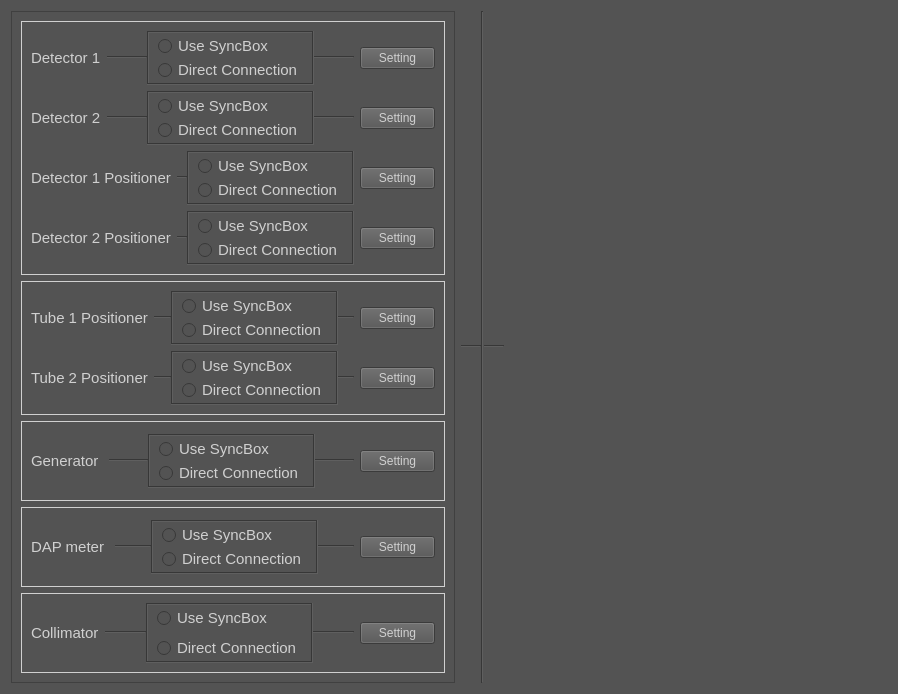
<?xml version="1.0" encoding="UTF-8"?>
<ui version="4.0">
 <class>ConnectionSetupWidget</class>
 <widget class="QWidget" name="ConnectionSetupWidget">
  <property name="geometry">
   <rect>
    <x>0</x>
    <y>0</y>
    <width>898</width>
    <height>694</height>
   </rect>
  </property>
  <property name="font">
   <font>
    <pointsize>11</pointsize>
   </font>
  </property>
  <property name="windowTitle">
   <string>Form</string>
  </property>
  <property name="styleSheet">
   <string notr="true">background-color: rgb(83, 83, 83);
color: rgb(208, 208, 208);</string>
  </property>
  <layout class="QHBoxLayout" name="mainHorizontalLayout">
   <item>
    <widget class="QScrollArea" name="scrollArea">
     <property name="widgetResizable">
      <bool>true</bool>
     </property>
     <widget class="QWidget" name="scrollAreaWidgetContents">
      <property name="geometry">
       <rect>
        <x>0</x>
        <y>-182</y>
        <width>511</width>
        <height>835</height>
       </rect>
      </property>
      <layout class="QVBoxLayout" name="verticalLayout_15">
       <item>
        <widget class="QFrame" name="detectorFrame">
         <property name="frameShape">
          <enum>QFrame::Shape::Box</enum>
         </property>
         <property name="frameShadow">
          <enum>QFrame::Shadow::Plain</enum>
         </property>
         <layout class="QVBoxLayout" name="verticalLayout_6">
          <item>
           <layout class="QHBoxLayout" name="horizontalLayout_10">
            <item>
             <widget class="QLabel" name="detector1Lbl">
              <property name="sizePolicy">
               <sizepolicy hsizetype="Fixed" vsizetype="Preferred">
                <horstretch>0</horstretch>
                <verstretch>0</verstretch>
               </sizepolicy>
              </property>
              <property name="font">
               <font>
                <pointsize>11</pointsize>
               </font>
              </property>
              <property name="text">
               <string>Detector 1</string>
              </property>
             </widget>
            </item>
            <item>
             <layout class="QHBoxLayout" name="horizontalLayout">
              <property name="spacing">
               <number>0</number>
              </property>
              <item>
               <widget class="Line" name="line_2">
                <property name="orientation">
                 <enum>Qt::Orientation::Horizontal</enum>
                </property>
               </widget>
              </item>
              <item>
               <widget class="QFrame" name="detectorOptionsFrame">
                <property name="font">
                 <font>
                  <pointsize>11</pointsize>
                 </font>
                </property>
                <property name="frameShape">
                 <enum>QFrame::Shape::Box</enum>
                </property>
                <property name="frameShadow">
                 <enum>QFrame::Shadow::Sunken</enum>
                </property>
                <layout class="QVBoxLayout" name="verticalLayout">
                 <property name="spacing">
                  <number>0</number>
                 </property>
                 <property name="topMargin">
                  <number>1</number>
                 </property>
                 <property name="bottomMargin">
                  <number>1</number>
                 </property>
                 <item>
                  <widget class="QRadioButton" name="detector1SyncBoxRadioButton">
                   <property name="font">
                    <font>
                     <pointsize>11</pointsize>
                    </font>
                   </property>
                   <property name="text">
                    <string>Use SyncBox</string>
                   </property>
                  </widget>
                 </item>
                 <item>
                  <widget class="QRadioButton" name="detector1DirectConnectRadioButton">
                   <property name="font">
                    <font>
                     <pointsize>11</pointsize>
                    </font>
                   </property>
                   <property name="text">
                    <string>Direct Connection</string>
                   </property>
                  </widget>
                 </item>
                </layout>
               </widget>
              </item>
              <item>
               <widget class="Line" name="line_3">
                <property name="orientation">
                 <enum>Qt::Orientation::Horizontal</enum>
                </property>
               </widget>
              </item>
             </layout>
            </item>
            <item>
             <widget class="QPushButton" name="detector1SettingBtn">
              <property name="maximumSize">
               <size>
                <width>75</width>
                <height>16777215</height>
               </size>
              </property>
              <property name="text">
               <string>Setting</string>
              </property>
             </widget>
            </item>
           </layout>
          </item>
          <item>
           <layout class="QHBoxLayout" name="horizontalLayout_13">
            <item>
             <widget class="QLabel" name="detector2Lbl">
              <property name="sizePolicy">
               <sizepolicy hsizetype="Fixed" vsizetype="Preferred">
                <horstretch>0</horstretch>
                <verstretch>0</verstretch>
               </sizepolicy>
              </property>
              <property name="font">
               <font>
                <pointsize>11</pointsize>
               </font>
              </property>
              <property name="text">
               <string>Detector 2</string>
              </property>
             </widget>
            </item>
            <item>
             <layout class="QHBoxLayout" name="horizontalLayout_14">
              <property name="spacing">
               <number>0</number>
              </property>
              <item>
               <widget class="Line" name="line_4">
                <property name="orientation">
                 <enum>Qt::Orientation::Horizontal</enum>
                </property>
               </widget>
              </item>
              <item>
               <widget class="QFrame" name="detector2OptionsFrame">
                <property name="font">
                 <font>
                  <pointsize>11</pointsize>
                 </font>
                </property>
                <property name="frameShape">
                 <enum>QFrame::Shape::Box</enum>
                </property>
                <property name="frameShadow">
                 <enum>QFrame::Shadow::Sunken</enum>
                </property>
                <layout class="QVBoxLayout" name="verticalLayout_4">
                 <property name="spacing">
                  <number>0</number>
                 </property>
                 <property name="topMargin">
                  <number>1</number>
                 </property>
                 <property name="bottomMargin">
                  <number>1</number>
                 </property>
                 <item>
                  <widget class="QRadioButton" name="detector2SyncBoxRadioButton">
                   <property name="font">
                    <font>
                     <pointsize>11</pointsize>
                    </font>
                   </property>
                   <property name="text">
                    <string>Use SyncBox</string>
                   </property>
                  </widget>
                 </item>
                 <item>
                  <widget class="QRadioButton" name="detector2DirectConnectRadioButton">
                   <property name="font">
                    <font>
                     <pointsize>11</pointsize>
                    </font>
                   </property>
                   <property name="text">
                    <string>Direct Connection</string>
                   </property>
                  </widget>
                 </item>
                </layout>
               </widget>
              </item>
              <item>
               <widget class="Line" name="line_9">
                <property name="orientation">
                 <enum>Qt::Orientation::Horizontal</enum>
                </property>
               </widget>
              </item>
             </layout>
            </item>
            <item>
             <widget class="QPushButton" name="detector2SettingBtn">
              <property name="maximumSize">
               <size>
                <width>75</width>
                <height>16777215</height>
               </size>
              </property>
              <property name="text">
               <string>Setting</string>
              </property>
             </widget>
            </item>
           </layout>
          </item>
          <item>
           <layout class="QHBoxLayout" name="horizontalLayout_12">
            <item>
             <widget class="QLabel" name="detector1PositionerLbl">
              <property name="sizePolicy">
               <sizepolicy hsizetype="Fixed" vsizetype="Preferred">
                <horstretch>0</horstretch>
                <verstretch>0</verstretch>
               </sizepolicy>
              </property>
              <property name="font">
               <font>
                <pointsize>11</pointsize>
               </font>
              </property>
              <property name="text">
               <string>Detector 1 Positioner</string>
              </property>
             </widget>
            </item>
            <item>
             <layout class="QHBoxLayout" name="horizontalLayout_7">
              <property name="spacing">
               <number>0</number>
              </property>
              <item>
               <widget class="Line" name="line_23">
                <property name="minimumSize">
                 <size>
                  <width>10</width>
                  <height>0</height>
                 </size>
                </property>
                <property name="orientation">
                 <enum>Qt::Orientation::Horizontal</enum>
                </property>
               </widget>
              </item>
              <item>
               <widget class="QFrame" name="detector1PositionerOptionsFrame">
                <property name="font">
                 <font>
                  <pointsize>11</pointsize>
                 </font>
                </property>
                <property name="frameShape">
                 <enum>QFrame::Shape::Box</enum>
                </property>
                <property name="frameShadow">
                 <enum>QFrame::Shadow::Sunken</enum>
                </property>
                <layout class="QVBoxLayout" name="verticalLayout_9">
                 <property name="spacing">
                  <number>0</number>
                 </property>
                 <property name="topMargin">
                  <number>1</number>
                 </property>
                 <property name="bottomMargin">
                  <number>1</number>
                 </property>
                 <item>
                  <widget class="QRadioButton" name="detector1PositionerSyncBoxRadioButton">
                   <property name="font">
                    <font>
                     <pointsize>11</pointsize>
                    </font>
                   </property>
                   <property name="text">
                    <string>Use SyncBox</string>
                   </property>
                  </widget>
                 </item>
                 <item>
                  <widget class="QRadioButton" name="detector1PositionerDirectConnectRadioButton">
                   <property name="font">
                    <font>
                     <pointsize>11</pointsize>
                    </font>
                   </property>
                   <property name="text">
                    <string>Direct Connection</string>
                   </property>
                  </widget>
                 </item>
                </layout>
               </widget>
              </item>
              <item>
               <widget class="Line" name="line_24">
                <property name="orientation">
                 <enum>Qt::Orientation::Horizontal</enum>
                </property>
               </widget>
              </item>
             </layout>
            </item>
            <item>
             <widget class="QPushButton" name="detector1PositionerSettingBtn">
              <property name="maximumSize">
               <size>
                <width>75</width>
                <height>16777215</height>
               </size>
              </property>
              <property name="text">
               <string>Setting</string>
              </property>
             </widget>
            </item>
           </layout>
          </item>
          <item>
           <layout class="QHBoxLayout" name="horizontalLayout_15">
            <item>
             <widget class="QLabel" name="detector2PositionerLbl">
              <property name="sizePolicy">
               <sizepolicy hsizetype="Fixed" vsizetype="Preferred">
                <horstretch>0</horstretch>
                <verstretch>0</verstretch>
               </sizepolicy>
              </property>
              <property name="font">
               <font>
                <pointsize>11</pointsize>
               </font>
              </property>
              <property name="text">
               <string>Detector 2 Positioner</string>
              </property>
             </widget>
            </item>
            <item>
             <layout class="QHBoxLayout" name="horizontalLayout_2">
              <property name="spacing">
               <number>0</number>
              </property>
              <item>
               <widget class="Line" name="line_5">
                <property name="minimumSize">
                 <size>
                  <width>10</width>
                  <height>0</height>
                 </size>
                </property>
                <property name="orientation">
                 <enum>Qt::Orientation::Horizontal</enum>
                </property>
               </widget>
              </item>
              <item>
               <widget class="QFrame" name="detector2PositionerOptionsFrame">
                <property name="font">
                 <font>
                  <pointsize>11</pointsize>
                 </font>
                </property>
                <property name="frameShape">
                 <enum>QFrame::Shape::Box</enum>
                </property>
                <property name="frameShadow">
                 <enum>QFrame::Shadow::Sunken</enum>
                </property>
                <layout class="QVBoxLayout" name="verticalLayout_2">
                 <property name="spacing">
                  <number>0</number>
                 </property>
                 <property name="topMargin">
                  <number>1</number>
                 </property>
                 <property name="bottomMargin">
                  <number>1</number>
                 </property>
                 <item>
                  <widget class="QRadioButton" name="detector2PositionerSyncBoxRadioButton">
                   <property name="font">
                    <font>
                     <pointsize>11</pointsize>
                    </font>
                   </property>
                   <property name="text">
                    <string>Use SyncBox</string>
                   </property>
                  </widget>
                 </item>
                 <item>
                  <widget class="QRadioButton" name="detector2PositionerDirectConnectRadioButton">
                   <property name="font">
                    <font>
                     <pointsize>11</pointsize>
                    </font>
                   </property>
                   <property name="text">
                    <string>Direct Connection</string>
                   </property>
                  </widget>
                 </item>
                </layout>
               </widget>
              </item>
              <item>
               <widget class="Line" name="line_6">
                <property name="orientation">
                 <enum>Qt::Orientation::Horizontal</enum>
                </property>
               </widget>
              </item>
             </layout>
            </item>
            <item>
             <widget class="QPushButton" name="detector2PositionerSettingBtn">
              <property name="maximumSize">
               <size>
                <width>75</width>
                <height>16777215</height>
               </size>
              </property>
              <property name="text">
               <string>Setting</string>
              </property>
             </widget>
            </item>
           </layout>
          </item>
         </layout>
        </widget>
       </item>
       <item>
        <widget class="QFrame" name="tubeFrame">
         <property name="frameShape">
          <enum>QFrame::Shape::Box</enum>
         </property>
         <property name="frameShadow">
          <enum>QFrame::Shadow::Plain</enum>
         </property>
         <layout class="QVBoxLayout" name="verticalLayout_7">
          <item>
           <layout class="QHBoxLayout" name="horizontalLayout_19">
            <item>
             <widget class="QLabel" name="tube1PositionerLbl">
              <property name="sizePolicy">
               <sizepolicy hsizetype="Fixed" vsizetype="Preferred">
                <horstretch>0</horstretch>
                <verstretch>0</verstretch>
               </sizepolicy>
              </property>
              <property name="font">
               <font>
                <pointsize>11</pointsize>
               </font>
              </property>
              <property name="text">
               <string>Tube 1 Positioner</string>
              </property>
             </widget>
            </item>
            <item>
             <layout class="QHBoxLayout" name="horizontalLayout_9">
              <property name="spacing">
               <number>0</number>
              </property>
              <item>
               <widget class="Line" name="line_25">
                <property name="minimumSize">
                 <size>
                  <width>10</width>
                  <height>0</height>
                 </size>
                </property>
                <property name="orientation">
                 <enum>Qt::Orientation::Horizontal</enum>
                </property>
               </widget>
              </item>
              <item>
               <widget class="QFrame" name="tube1PositionerOptionsFrame">
                <property name="font">
                 <font>
                  <pointsize>11</pointsize>
                 </font>
                </property>
                <property name="frameShape">
                 <enum>QFrame::Shape::Box</enum>
                </property>
                <property name="frameShadow">
                 <enum>QFrame::Shadow::Sunken</enum>
                </property>
                <layout class="QVBoxLayout" name="verticalLayout_11">
                 <property name="spacing">
                  <number>0</number>
                 </property>
                 <property name="topMargin">
                  <number>1</number>
                 </property>
                 <property name="bottomMargin">
                  <number>1</number>
                 </property>
                 <item>
                  <widget class="QRadioButton" name="tube1PositionerSyncBoxRadioButton">
                   <property name="font">
                    <font>
                     <pointsize>11</pointsize>
                    </font>
                   </property>
                   <property name="text">
                    <string>Use SyncBox</string>
                   </property>
                  </widget>
                 </item>
                 <item>
                  <widget class="QRadioButton" name="tube1PositionerDirectConnectRadioButton">
                   <property name="font">
                    <font>
                     <pointsize>11</pointsize>
                    </font>
                   </property>
                   <property name="text">
                    <string>Direct Connection</string>
                   </property>
                  </widget>
                 </item>
                </layout>
               </widget>
              </item>
              <item>
               <widget class="Line" name="line_26">
                <property name="orientation">
                 <enum>Qt::Orientation::Horizontal</enum>
                </property>
               </widget>
              </item>
             </layout>
            </item>
            <item>
             <widget class="QPushButton" name="tube1PositionerSettingBtn">
              <property name="maximumSize">
               <size>
                <width>75</width>
                <height>16777215</height>
               </size>
              </property>
              <property name="text">
               <string>Setting</string>
              </property>
             </widget>
            </item>
           </layout>
          </item>
          <item>
           <layout class="QHBoxLayout" name="horizontalLayout_20">
            <item>
             <widget class="QLabel" name="tube2PositionerLbl">
              <property name="sizePolicy">
               <sizepolicy hsizetype="Fixed" vsizetype="Preferred">
                <horstretch>0</horstretch>
                <verstretch>0</verstretch>
               </sizepolicy>
              </property>
              <property name="font">
               <font>
                <pointsize>11</pointsize>
               </font>
              </property>
              <property name="text">
               <string>Tube 2 Positioner</string>
              </property>
             </widget>
            </item>
            <item>
             <layout class="QHBoxLayout" name="horizontalLayout_21">
              <property name="spacing">
               <number>0</number>
              </property>
              <item>
               <widget class="Line" name="line_16">
                <property name="minimumSize">
                 <size>
                  <width>10</width>
                  <height>0</height>
                 </size>
                </property>
                <property name="orientation">
                 <enum>Qt::Orientation::Horizontal</enum>
                </property>
               </widget>
              </item>
              <item>
               <widget class="QFrame" name="tube2PositionerOptionsFrame">
                <property name="font">
                 <font>
                  <pointsize>11</pointsize>
                 </font>
                </property>
                <property name="frameShape">
                 <enum>QFrame::Shape::Box</enum>
                </property>
                <property name="frameShadow">
                 <enum>QFrame::Shadow::Sunken</enum>
                </property>
                <layout class="QVBoxLayout" name="verticalLayout_12">
                 <property name="spacing">
                  <number>0</number>
                 </property>
                 <property name="topMargin">
                  <number>1</number>
                 </property>
                 <property name="bottomMargin">
                  <number>1</number>
                 </property>
                 <item>
                  <widget class="QRadioButton" name="tube2positionerSyncBoxRadioButton">
                   <property name="font">
                    <font>
                     <pointsize>11</pointsize>
                    </font>
                   </property>
                   <property name="text">
                    <string>Use SyncBox</string>
                   </property>
                  </widget>
                 </item>
                 <item>
                  <widget class="QRadioButton" name="tube2PositionerDirectConnectRadioButton">
                   <property name="font">
                    <font>
                     <pointsize>11</pointsize>
                    </font>
                   </property>
                   <property name="text">
                    <string>Direct Connection</string>
                   </property>
                  </widget>
                 </item>
                </layout>
               </widget>
              </item>
              <item>
               <widget class="Line" name="line_17">
                <property name="orientation">
                 <enum>Qt::Orientation::Horizontal</enum>
                </property>
               </widget>
              </item>
             </layout>
            </item>
            <item>
             <widget class="QPushButton" name="tube2PositionerSettingBtn">
              <property name="maximumSize">
               <size>
                <width>75</width>
                <height>16777215</height>
               </size>
              </property>
              <property name="text">
               <string>Setting</string>
              </property>
             </widget>
            </item>
           </layout>
          </item>
         </layout>
        </widget>
       </item>
       <item>
        <widget class="QFrame" name="generatorFrame">
         <property name="frameShape">
          <enum>QFrame::Shape::Box</enum>
         </property>
         <property name="frameShadow">
          <enum>QFrame::Shadow::Plain</enum>
         </property>
         <layout class="QVBoxLayout" name="verticalLayout_8">
          <item>
           <layout class="QHBoxLayout" name="horizontalLayout_5">
            <item>
             <widget class="QLabel" name="generatorLbl">
              <property name="sizePolicy">
               <sizepolicy hsizetype="Fixed" vsizetype="Preferred">
                <horstretch>0</horstretch>
                <verstretch>0</verstretch>
               </sizepolicy>
              </property>
              <property name="font">
               <font>
                <pointsize>11</pointsize>
               </font>
              </property>
              <property name="text">
               <string>Generator </string>
              </property>
             </widget>
            </item>
            <item>
             <layout class="QHBoxLayout" name="horizontalLayout_3">
              <property name="spacing">
               <number>0</number>
              </property>
              <item>
               <widget class="Line" name="line_7">
                <property name="minimumSize">
                 <size>
                  <width>10</width>
                  <height>0</height>
                 </size>
                </property>
                <property name="orientation">
                 <enum>Qt::Orientation::Horizontal</enum>
                </property>
               </widget>
              </item>
              <item>
               <widget class="QFrame" name="generatorOptionsFrame">
                <property name="font">
                 <font>
                  <pointsize>11</pointsize>
                 </font>
                </property>
                <property name="frameShape">
                 <enum>QFrame::Shape::Box</enum>
                </property>
                <property name="frameShadow">
                 <enum>QFrame::Shadow::Sunken</enum>
                </property>
                <layout class="QVBoxLayout" name="verticalLayout_3">
                 <property name="spacing">
                  <number>0</number>
                 </property>
                 <property name="topMargin">
                  <number>1</number>
                 </property>
                 <property name="bottomMargin">
                  <number>1</number>
                 </property>
                 <item>
                  <widget class="QRadioButton" name="generatorSyncBoxRadioButton">
                   <property name="font">
                    <font>
                     <pointsize>11</pointsize>
                    </font>
                   </property>
                   <property name="text">
                    <string>Use SyncBox</string>
                   </property>
                  </widget>
                 </item>
                 <item>
                  <widget class="QRadioButton" name="generatorDirectConnectRadioButton">
                   <property name="font">
                    <font>
                     <pointsize>11</pointsize>
                    </font>
                   </property>
                   <property name="text">
                    <string>Direct Connection</string>
                   </property>
                  </widget>
                 </item>
                </layout>
               </widget>
              </item>
              <item>
               <widget class="Line" name="line_8">
                <property name="orientation">
                 <enum>Qt::Orientation::Horizontal</enum>
                </property>
               </widget>
              </item>
             </layout>
            </item>
            <item>
             <widget class="QPushButton" name="generatorSettingBtn">
              <property name="maximumSize">
               <size>
                <width>75</width>
                <height>16777215</height>
               </size>
              </property>
              <property name="text">
               <string>Setting</string>
              </property>
             </widget>
            </item>
           </layout>
          </item>
         </layout>
        </widget>
       </item>
       <item>
        <widget class="QFrame" name="dapMeterFrame">
         <property name="frameShape">
          <enum>QFrame::Shape::Box</enum>
         </property>
         <property name="frameShadow">
          <enum>QFrame::Shadow::Plain</enum>
         </property>
         <layout class="QVBoxLayout" name="verticalLayout_13">
          <item>
           <layout class="QHBoxLayout" name="horizontalLayout_16">
            <item>
             <widget class="QLabel" name="dapLbl">
              <property name="sizePolicy">
               <sizepolicy hsizetype="Fixed" vsizetype="Preferred">
                <horstretch>0</horstretch>
                <verstretch>0</verstretch>
               </sizepolicy>
              </property>
              <property name="font">
               <font>
                <pointsize>11</pointsize>
               </font>
              </property>
              <property name="text">
               <string>DAP meter </string>
              </property>
             </widget>
            </item>
            <item>
             <layout class="QHBoxLayout" name="horizontalLayout_17">
              <property name="spacing">
               <number>0</number>
              </property>
              <item>
               <widget class="Line" name="line_27">
                <property name="minimumSize">
                 <size>
                  <width>10</width>
                  <height>0</height>
                 </size>
                </property>
                <property name="orientation">
                 <enum>Qt::Orientation::Horizontal</enum>
                </property>
               </widget>
              </item>
              <item>
               <widget class="QFrame" name="dapOptionsFrame">
                <property name="font">
                 <font>
                  <pointsize>11</pointsize>
                 </font>
                </property>
                <property name="frameShape">
                 <enum>QFrame::Shape::Box</enum>
                </property>
                <property name="frameShadow">
                 <enum>QFrame::Shadow::Sunken</enum>
                </property>
                <layout class="QVBoxLayout" name="verticalLayout_10">
                 <property name="spacing">
                  <number>0</number>
                 </property>
                 <property name="topMargin">
                  <number>1</number>
                 </property>
                 <property name="bottomMargin">
                  <number>1</number>
                 </property>
                 <item>
                  <widget class="QRadioButton" name="dapSyncBoxRadioButton">
                   <property name="font">
                    <font>
                     <pointsize>11</pointsize>
                    </font>
                   </property>
                   <property name="text">
                    <string>Use SyncBox</string>
                   </property>
                  </widget>
                 </item>
                 <item>
                  <widget class="QRadioButton" name="dapDirectConnectRadioButton">
                   <property name="font">
                    <font>
                     <pointsize>11</pointsize>
                    </font>
                   </property>
                   <property name="text">
                    <string>Direct Connection</string>
                   </property>
                  </widget>
                 </item>
                </layout>
               </widget>
              </item>
              <item>
               <widget class="Line" name="line_28">
                <property name="orientation">
                 <enum>Qt::Orientation::Horizontal</enum>
                </property>
               </widget>
              </item>
             </layout>
            </item>
            <item>
             <widget class="QPushButton" name="dapSettingBtn">
              <property name="maximumSize">
               <size>
                <width>75</width>
                <height>16777215</height>
               </size>
              </property>
              <property name="text">
               <string>Setting</string>
              </property>
             </widget>
            </item>
           </layout>
          </item>
         </layout>
        </widget>
       </item>
       <item>
        <widget class="QFrame" name="collimatorFrame">
         <property name="frameShape">
          <enum>QFrame::Shape::Box</enum>
         </property>
         <property name="frameShadow">
          <enum>QFrame::Shadow::Plain</enum>
         </property>
         <layout class="QVBoxLayout" name="verticalLayout_14">
          <item>
           <layout class="QHBoxLayout" name="horizontalLayout_6">
            <item>
             <widget class="QLabel" name="collimatorLbl">
              <property name="sizePolicy">
               <sizepolicy hsizetype="Fixed" vsizetype="Preferred">
                <horstretch>0</horstretch>
                <verstretch>0</verstretch>
               </sizepolicy>
              </property>
              <property name="font">
               <font>
                <pointsize>11</pointsize>
               </font>
              </property>
              <property name="text">
               <string>Collimator</string>
              </property>
             </widget>
            </item>
            <item>
             <layout class="QHBoxLayout" name="horizontalLayout_4">
              <property name="spacing">
               <number>0</number>
              </property>
              <item>
               <widget class="Line" name="line_13">
                <property name="minimumSize">
                 <size>
                  <width>10</width>
                  <height>0</height>
                 </size>
                </property>
                <property name="orientation">
                 <enum>Qt::Orientation::Horizontal</enum>
                </property>
               </widget>
              </item>
              <item>
               <widget class="QFrame" name="collimatorOptionsFrame">
                <property name="font">
                 <font>
                  <pointsize>11</pointsize>
                 </font>
                </property>
                <property name="frameShape">
                 <enum>QFrame::Shape::Box</enum>
                </property>
                <property name="frameShadow">
                 <enum>QFrame::Shadow::Sunken</enum>
                </property>
                <layout class="QVBoxLayout" name="verticalLayout_5">
                 <property name="topMargin">
                  <number>1</number>
                 </property>
                 <property name="bottomMargin">
                  <number>1</number>
                 </property>
                 <item>
                  <widget class="QRadioButton" name="collimatorSyncBoxRadioButton">
                   <property name="font">
                    <font>
                     <pointsize>11</pointsize>
                    </font>
                   </property>
                   <property name="text">
                    <string>Use SyncBox</string>
                   </property>
                  </widget>
                 </item>
                 <item>
                  <widget class="QRadioButton" name="collimatorDirectConnectRadioButton">
                   <property name="font">
                    <font>
                     <pointsize>11</pointsize>
                    </font>
                   </property>
                   <property name="text">
                    <string notr="true">Direct Connection</string>
                   </property>
                  </widget>
                 </item>
                </layout>
               </widget>
              </item>
              <item>
               <widget class="Line" name="line_14">
                <property name="orientation">
                 <enum>Qt::Orientation::Horizontal</enum>
                </property>
               </widget>
              </item>
             </layout>
            </item>
            <item>
             <widget class="QPushButton" name="collimatorSettingBtn">
              <property name="maximumSize">
               <size>
                <width>75</width>
                <height>16777215</height>
               </size>
              </property>
              <property name="text">
               <string>Setting</string>
              </property>
             </widget>
            </item>
           </layout>
          </item>
         </layout>
        </widget>
       </item>
      </layout>
     </widget>
    </widget>
   </item>
   <item>
    <layout class="QHBoxLayout" name="horizontalLayout_8">
     <property name="spacing">
      <number>0</number>
     </property>
     <item>
      <widget class="Line" name="line_10">
       <property name="sizePolicy">
        <sizepolicy hsizetype="Fixed" vsizetype="Fixed">
         <horstretch>0</horstretch>
         <verstretch>0</verstretch>
        </sizepolicy>
       </property>
       <property name="minimumSize">
        <size>
         <width>20</width>
         <height>0</height>
        </size>
       </property>
       <property name="orientation">
        <enum>Qt::Orientation::Horizontal</enum>
       </property>
      </widget>
     </item>
     <item>
      <widget class="Line" name="line">
       <property name="orientation">
        <enum>Qt::Orientation::Vertical</enum>
       </property>
      </widget>
     </item>
     <item>
      <widget class="Line" name="line_11">
       <property name="sizePolicy">
        <sizepolicy hsizetype="Fixed" vsizetype="Fixed">
         <horstretch>10</horstretch>
         <verstretch>0</verstretch>
        </sizepolicy>
       </property>
       <property name="minimumSize">
        <size>
         <width>20</width>
         <height>0</height>
        </size>
       </property>
       <property name="orientation">
        <enum>Qt::Orientation::Horizontal</enum>
       </property>
      </widget>
     </item>
     <item>
      <widget class="QLabel" name="workstationLbl">
       <property name="minimumSize">
        <size>
         <width>100</width>
         <height>0</height>
        </size>
       </property>
       <property name="styleSheet">
        <string notr="true">background-image: url(:/Images/Asset/Icon/WorkstationIcon.png);
background-repeat: no-repeat;
background-position: center; </string>
       </property>
       <property name="text">
        <string/>
       </property>
       <property name="alignment">
        <set>Qt::AlignmentFlag::AlignBottom|Qt::AlignmentFlag::AlignHCenter</set>
       </property>
      </widget>
     </item>
     <item>
      <spacer name="horizontalSpacer">
       <property name="orientation">
        <enum>Qt::Orientation::Horizontal</enum>
       </property>
       <property name="sizeHint" stdset="0">
        <size>
         <width>40</width>
         <height>20</height>
        </size>
       </property>
      </spacer>
     </item>
    </layout>
   </item>
  </layout>
 </widget>
 <resources/>
 <connections/>
</ui>
